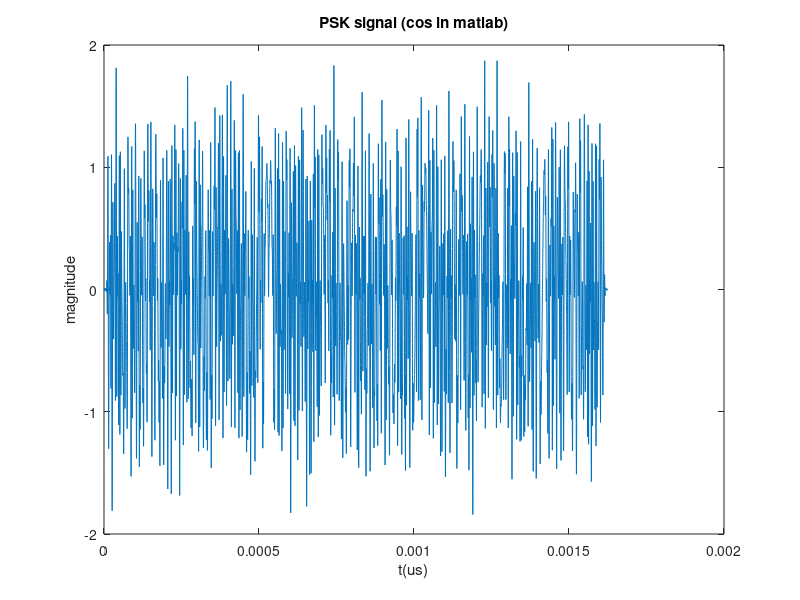
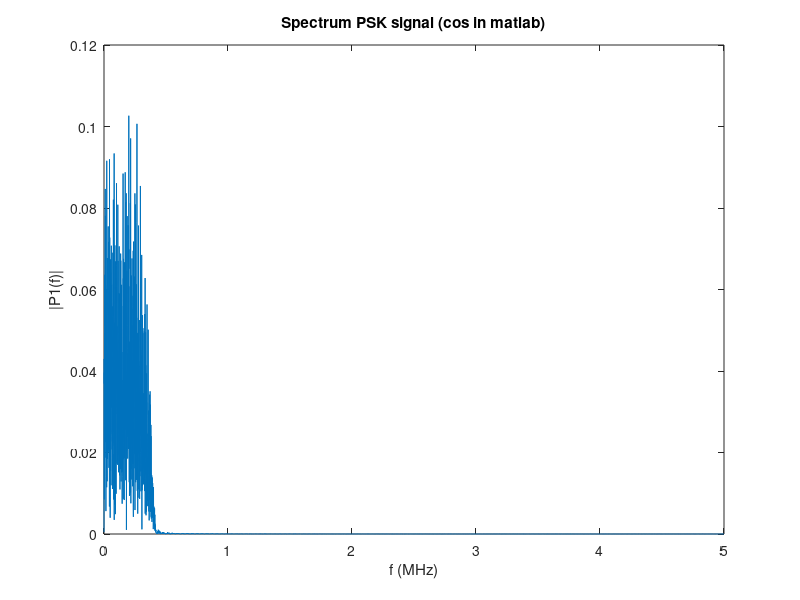
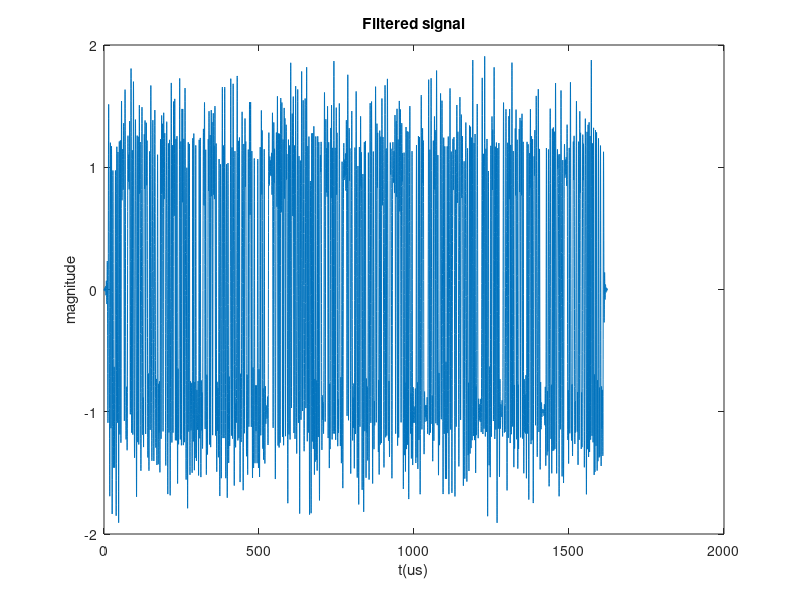
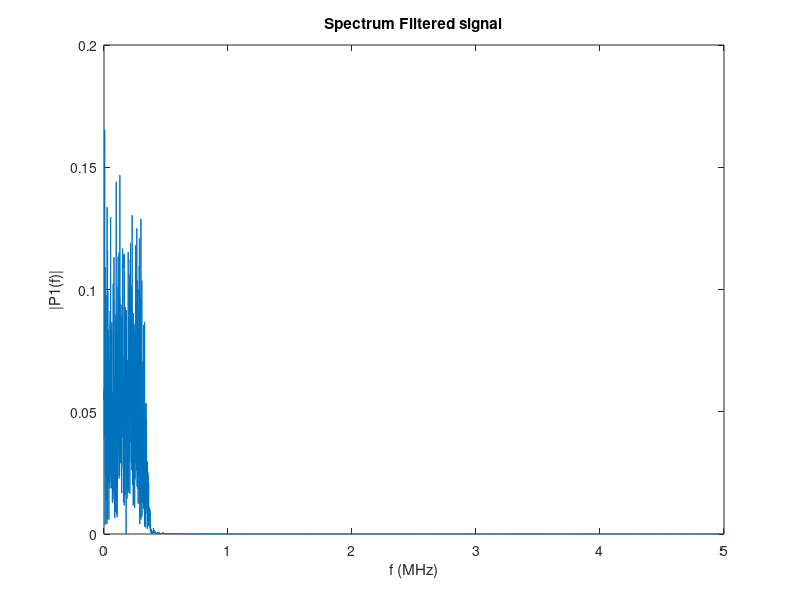

Reproduce these figures in MATLAB, in order.
clear all;
clc;
close all;

fs = 10e6;                  % Sampling frequency
T = 1/fs;                   % Sampling period

fileID = fopen('filtered_signal.txt','r');
signal = fscanf(fileID,'%f');
fclose(fileID);

T = 1/fs;                   % Sampling period
len = length(signal);       % Length of signal
f_ol = fs/256;              % OL frec
t = (0:len-1)*T;            % Time vector
f = fs*(0:((len-1)/2))/len; % Frec vector

ol = cos(2*pi*f_ol.*t);
ol = ol.';
signal = signal.*ol;

spectrum = fft(signal);
P2 = abs(spectrum/len);
P1 = P2(1:(len-1)/2+1);
P1(2:end-1) = 2*P1(2:end-1);

figure()
plot(t,signal)
title('PSK signal (cos in matlab)')
xlabel('t(us)')
ylabel('magnitude')

figure()
plot(10e-7*f,P1) 
title('Spectrum PSK signal (cos in matlab)')
xlabel('f (MHz)')
ylabel('|P1(f)|')

% =========================================================================
fileID = fopen('filtered_signal.txt','r');
signal = fscanf(fileID,'%f');
fclose(fileID);

len = length(signal);       % Length of signal
t = (0:len-1)*T;            % Time vector
f = fs*(0:(len/2))/len;     % Frec vector
frec = fs*(0:len-1);     % Frec vector

spectrum = fft(signal);
P2 = abs(spectrum/len);
P1 = P2(1:(len-1)/2+1);
P1(2:end-1) = 2*P1(2:end-1);

figure()
plot(1e6*t,signal)
title('Filtered signal')
xlabel('t(us)')
ylabel('magnitude')

figure()
plot(10e-7*f,P1) 
title('Spectrum Filtered signal')
xlabel('f (MHz)')
ylabel('|P1(f)|')

% =========================================================================

fileID = fopen('psk_signal.txt','r');
signal = fscanf(fileID,'%f');
fclose(fileID);

len = length(signal);   % Length of signal
t = (0:len-1)*T;        % Time vector
f = fs*(0:(len/2))/len; % Frec vector

spectrum = fft(signal);
P2 = abs(spectrum/len);
P1 = P2(1:(len-1)/2+1);
P1(2:end-1) = 2*P1(2:end-1);

figure()
plot(1e6*t,signal)
title('PSK signal')
xlabel('t(s)')
ylabel('magnitude')

figure()
plot(10e-7*f,P1)  
title('Spectrum PSK signal')
xlabel('f (MHz)')
ylabel('|P1(f)|')

% =========================================================================

fileID = fopen('qpsk_signal.txt','r');
signal = fscanf(fileID,'%f');
fclose(fileID);

len = length(signal);   % Length of signal
t = (0:len-1)*T;        % Time vector
f = fs*(0:(len/2))/len; % Frec vector

%spectrum = fft(signal);
% P2 = abs(spectrum/len);
% P1 = P2(1:(len-1)/2+1);
% P1(2:end-1) = 2*P1(2:end-1);

figure()
plot(1e6*t,signal)
title('QPSK signal')
xlabel('t(s)')
ylabel('magnitude')

figure()
plot(10e-7*f,P1)  
title('Spectrum QPSK signal')
xlabel('f (MHz)')
ylabel('|P1(f)|')


% alternativa ?
% 
% spectrum = fft(signal,length(t));
% Pspectrum = spectrum.*conj(spectrum)/length(t);
% f = 1000/length(t)*(1:length(t));
% length(f)
% length(Pspectrum)
% plot(f(1:4000),Pspectrum(1:4000))
% title('Power spectral density')
% xlabel('Frequency (Hz)')